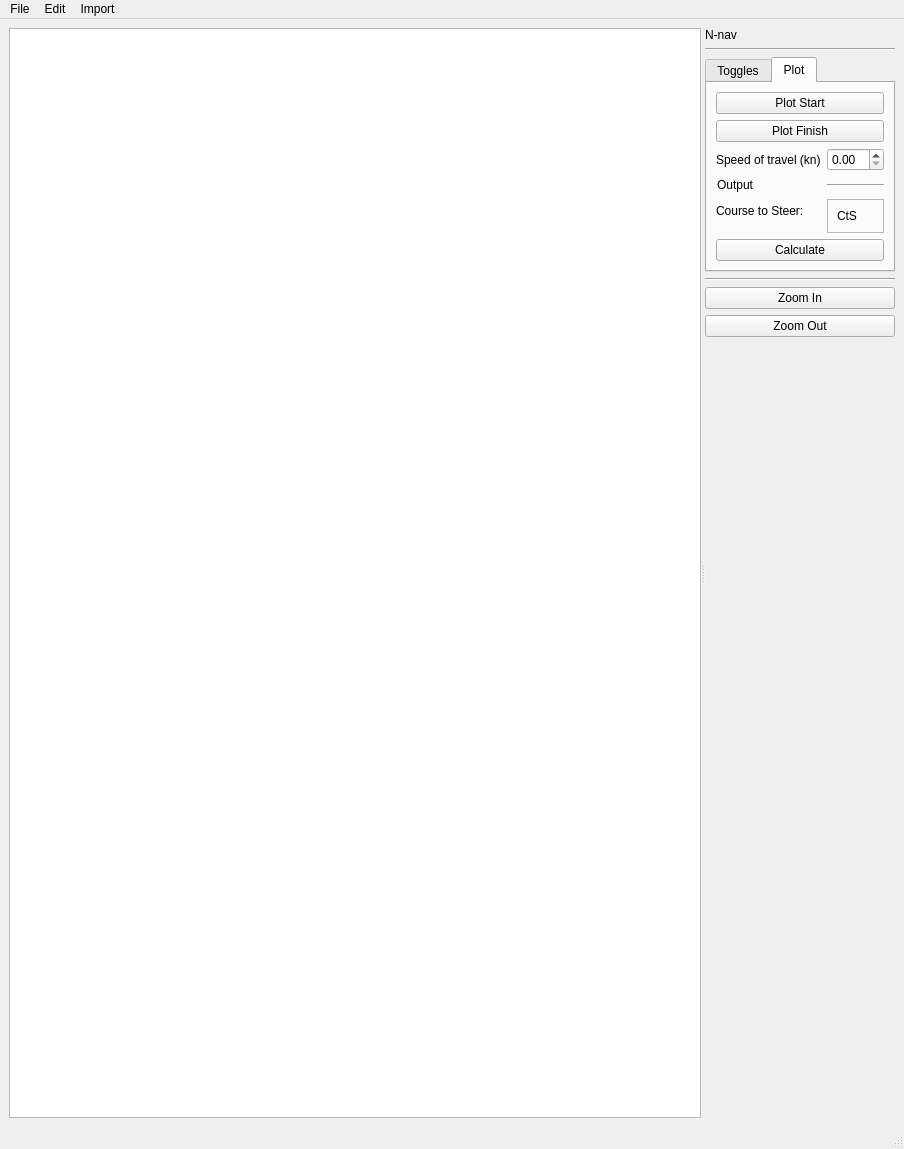
<?xml version="1.0" encoding="UTF-8"?>
<ui version="4.0">
 <class>MainWindow</class>
 <widget class="QMainWindow" name="MainWindow">
  <property name="geometry">
   <rect>
    <x>0</x>
    <y>0</y>
    <width>904</width>
    <height>1149</height>
   </rect>
  </property>
  <property name="windowTitle">
   <string>N-nav</string>
  </property>
  <widget class="QWidget" name="central_widget">
   <layout class="QHBoxLayout" name="central_widget_layout">
    <item>
     <widget class="QSplitter" name="mapcontr_splitter">
      <property name="orientation">
       <enum>Qt::Horizontal</enum>
      </property>
      <widget class="QWidget" name="map_view_widget" native="true">
       <property name="sizePolicy">
        <sizepolicy hsizetype="Preferred" vsizetype="Preferred">
         <horstretch>10</horstretch>
         <verstretch>0</verstretch>
        </sizepolicy>
       </property>
       <layout class="QGridLayout" name="map_view_widget_layout">
        <item row="0" column="0">
         <widget class="QGraphicsView" name="map_view"/>
        </item>
       </layout>
      </widget>
      <widget class="QWidget" name="layoutWidget">
       <layout class="QVBoxLayout" name="control_panel">
        <item>
         <widget class="QLabel" name="nnav_label">
          <property name="text">
           <string>N-nav</string>
          </property>
         </widget>
        </item>
        <item>
         <widget class="Line" name="spacer_line_top">
          <property name="orientation">
           <enum>Qt::Horizontal</enum>
          </property>
         </widget>
        </item>
        <item>
         <widget class="QTabWidget" name="control_tabs">
          <property name="enabled">
           <bool>true</bool>
          </property>
          <property name="currentIndex">
           <number>1</number>
          </property>
          <widget class="QWidget" name="toggle_tab">
           <attribute name="title">
            <string>Toggles</string>
           </attribute>
           <layout class="QHBoxLayout" name="toggles_layout">
            <item>
             <layout class="QVBoxLayout" name="toggles">
              <property name="leftMargin">
               <number>0</number>
              </property>
              <item alignment="Qt::AlignTop">
               <widget class="QRadioButton" name="toggl_course">
                <property name="text">
                 <string>Course</string>
                </property>
                <property name="checkable">
                 <bool>true</bool>
                </property>
                <property name="autoExclusive">
                 <bool>false</bool>
                </property>
               </widget>
              </item>
              <item alignment="Qt::AlignTop">
               <widget class="QRadioButton" name="toggl_traff">
                <property name="text">
                 <string>Traffic</string>
                </property>
                <property name="checkable">
                 <bool>true</bool>
                </property>
                <property name="autoExclusive">
                 <bool>false</bool>
                </property>
               </widget>
              </item>
              <item alignment="Qt::AlignTop">
               <widget class="QRadioButton" name="toggl_weather">
                <property name="text">
                 <string>Weather</string>
                </property>
                <property name="checkable">
                 <bool>true</bool>
                </property>
                <property name="autoExclusive">
                 <bool>false</bool>
                </property>
               </widget>
              </item>
              <item alignment="Qt::AlignTop">
               <widget class="QRadioButton" name="toggl_waves">
                <property name="text">
                 <string>Waves</string>
                </property>
                <property name="checkable">
                 <bool>true</bool>
                </property>
                <property name="autoExclusive">
                 <bool>false</bool>
                </property>
               </widget>
              </item>
             </layout>
            </item>
           </layout>
          </widget>
          <widget class="QWidget" name="plot_tab">
           <attribute name="title">
            <string>Plot</string>
           </attribute>
           <layout class="QVBoxLayout" name="plot_tab_layout">
            <item>
             <widget class="QPushButton" name="plot_start_btn">
              <property name="text">
               <string>Plot Start</string>
              </property>
             </widget>
            </item>
            <item>
             <widget class="QPushButton" name="plot_finish_btn">
              <property name="text">
               <string>Plot Finish</string>
              </property>
             </widget>
            </item>
            <item>
             <layout class="QFormLayout" name="speed_output_form_layout">
              <property name="fieldGrowthPolicy">
               <enum>QFormLayout::AllNonFixedFieldsGrow</enum>
              </property>
              <item row="0" column="0">
               <widget class="QLabel" name="elot_label">
                <property name="text">
                 <string>Speed of travel (kn)</string>
                </property>
               </widget>
              </item>
              <item row="0" column="1">
               <widget class="QDoubleSpinBox" name="elot_input"/>
              </item>
              <item row="1" column="0">
               <widget class="QLabel" name="output_label">
                <property name="sizePolicy">
                 <sizepolicy hsizetype="MinimumExpanding" vsizetype="MinimumExpanding">
                  <horstretch>10</horstretch>
                  <verstretch>0</verstretch>
                 </sizepolicy>
                </property>
                <property name="text">
                 <string>Output</string>
                </property>
                <property name="textFormat">
                 <enum>Qt::AutoText</enum>
                </property>
                <property name="alignment">
                 <set>Qt::AlignRight|Qt::AlignTrailing|Qt::AlignVCenter</set>
                </property>
               </widget>
              </item>
              <item row="1" column="1">
               <widget class="Line" name="output_line">
                <property name="sizePolicy">
                 <sizepolicy hsizetype="Minimum" vsizetype="MinimumExpanding">
                  <horstretch>0</horstretch>
                  <verstretch>0</verstretch>
                 </sizepolicy>
                </property>
                <property name="orientation">
                 <enum>Qt::Horizontal</enum>
                </property>
               </widget>
              </item>
              <item row="2" column="0">
               <widget class="QLabel" name="CtS_label">
                <property name="text">
                 <string>Course to Steer: </string>
                </property>
               </widget>
              </item>
              <item row="2" column="1">
               <widget class="QFrame" name="CtS_output_fr">
                <property name="frameShape">
                 <enum>QFrame::StyledPanel</enum>
                </property>
                <property name="frameShadow">
                 <enum>QFrame::Raised</enum>
                </property>
                <layout class="QGridLayout" name="cts_output_fr_layout">
                 <item row="0" column="0">
                  <widget class="QLabel" name="CtS_output_label">
                   <property name="text">
                    <string>CtS</string>
                   </property>
                  </widget>
                 </item>
                </layout>
               </widget>
              </item>
             </layout>
            </item>
            <item>
             <widget class="QPushButton" name="calculate_btn">
              <property name="text">
               <string>Calculate</string>
              </property>
             </widget>
            </item>
           </layout>
           <zorder>plot_start_btn</zorder>
           <zorder>plot_finish_btn</zorder>
           <zorder>calculate_btn</zorder>
           <zorder></zorder>
          </widget>
         </widget>
        </item>
        <item>
         <widget class="Line" name="spacer_line_bottom">
          <property name="orientation">
           <enum>Qt::Horizontal</enum>
          </property>
         </widget>
        </item>
        <item>
         <widget class="QPushButton" name="zoom_in_btn">
          <property name="text">
           <string>Zoom In</string>
          </property>
         </widget>
        </item>
        <item>
         <widget class="QPushButton" name="zoom_out_btn">
          <property name="text">
           <string>Zoom Out</string>
          </property>
         </widget>
        </item>
        <item>
         <spacer name="control_panel_bottom_spacer">
          <property name="orientation">
           <enum>Qt::Vertical</enum>
          </property>
          <property name="sizeType">
           <enum>QSizePolicy::Expanding</enum>
          </property>
          <property name="sizeHint" stdset="0">
           <size>
            <width>20</width>
            <height>1000</height>
           </size>
          </property>
         </spacer>
        </item>
       </layout>
      </widget>
     </widget>
    </item>
   </layout>
  </widget>
  <widget class="QMenuBar" name="menu_bar">
   <property name="geometry">
    <rect>
     <x>0</x>
     <y>0</y>
     <width>904</width>
     <height>36</height>
    </rect>
   </property>
   <widget class="QMenu" name="file_menu">
    <property name="title">
     <string>File</string>
    </property>
    <addaction name="save_action"/>
    <addaction name="saveAs_action"/>
    <addaction name="import_action"/>
    <addaction name="separator"/>
    <addaction name="quit_action"/>
    <addaction name="preferences_action"/>
   </widget>
   <widget class="QMenu" name="edit_menu">
    <property name="title">
     <string>Edit</string>
    </property>
    <addaction name="corner_coors_input_action"/>
   </widget>
   <widget class="QMenu" name="import_menu">
    <property name="title">
     <string>Import</string>
    </property>
    <addaction name="import_boats_action"/>
    <addaction name="import_weather_action"/>
   </widget>
   <addaction name="file_menu"/>
   <addaction name="edit_menu"/>
   <addaction name="import_menu"/>
  </widget>
  <widget class="QStatusBar" name="status_bar"/>
  <action name="save_action">
   <property name="text">
    <string>Save</string>
   </property>
   <property name="shortcut">
    <string>Ctrl+S</string>
   </property>
  </action>
  <action name="saveAs_action">
   <property name="text">
    <string>Save As...</string>
   </property>
   <property name="shortcut">
    <string>Ctrl+Shift+S</string>
   </property>
  </action>
  <action name="import_action">
   <property name="text">
    <string>Import</string>
   </property>
   <property name="shortcut">
    <string>Ctrl+I</string>
   </property>
  </action>
  <action name="quit_action">
   <property name="text">
    <string>Quit</string>
   </property>
   <property name="shortcut">
    <string>Ctrl+Q</string>
   </property>
  </action>
  <action name="import_boats_action">
   <property name="text">
    <string>Boats</string>
   </property>
  </action>
  <action name="import_weather_action">
   <property name="text">
    <string>Weather</string>
   </property>
  </action>
  <action name="import_temps_action">
   <property name="text">
    <string>Temprature</string>
   </property>
  </action>
  <action name="imp_waves_action">
   <property name="text">
    <string>Waves</string>
   </property>
  </action>
  <action name="actionToggle_Course">
   <property name="text">
    <string>Toggle Course</string>
   </property>
  </action>
  <action name="actionToggle_Weather">
   <property name="checkable">
    <bool>true</bool>
   </property>
   <property name="text">
    <string>ToggleWeather</string>
   </property>
  </action>
  <action name="actionToggle_Waves">
   <property name="checkable">
    <bool>true</bool>
   </property>
   <property name="text">
    <string>Toggle Waves</string>
   </property>
  </action>
  <action name="actionToggle_Boats">
   <property name="checkable">
    <bool>true</bool>
   </property>
   <property name="text">
    <string>Toggle Boats</string>
   </property>
  </action>
  <action name="actionToggle_Toolbar">
   <property name="checkable">
    <bool>true</bool>
   </property>
   <property name="text">
    <string>View/Hide Toolbar</string>
   </property>
  </action>
  <action name="actionToggle_Temprature">
   <property name="text">
    <string>Toggle Temprature</string>
   </property>
  </action>
  <action name="preferences_action">
   <property name="text">
    <string>Preferences</string>
   </property>
  </action>
  <action name="corner_coors_input_action">
   <property name="text">
    <string>Corner Coordinates</string>
   </property>
  </action>
  <action name="actionPlot_Course">
   <property name="checkable">
    <bool>true</bool>
   </property>
   <property name="text">
    <string>Plot Course</string>
   </property>
   <property name="toolTip">
    <string>plot course</string>
   </property>
  </action>
  <action name="actionZoom_in">
   <property name="text">
    <string>zoom_in</string>
   </property>
  </action>
 </widget>
 <resources/>
 <connections>
  <connection>
   <sender>zoom_in_btn</sender>
   <signal>clicked()</signal>
   <receiver>actionZoom_in</receiver>
   <slot>hover()</slot>
   <hints>
    <hint type="sourcelabel">
     <x>574</x>
     <y>453</y>
    </hint>
    <hint type="destinationlabel">
     <x>-1</x>
     <y>-1</y>
    </hint>
   </hints>
  </connection>
 </connections>
</ui>
